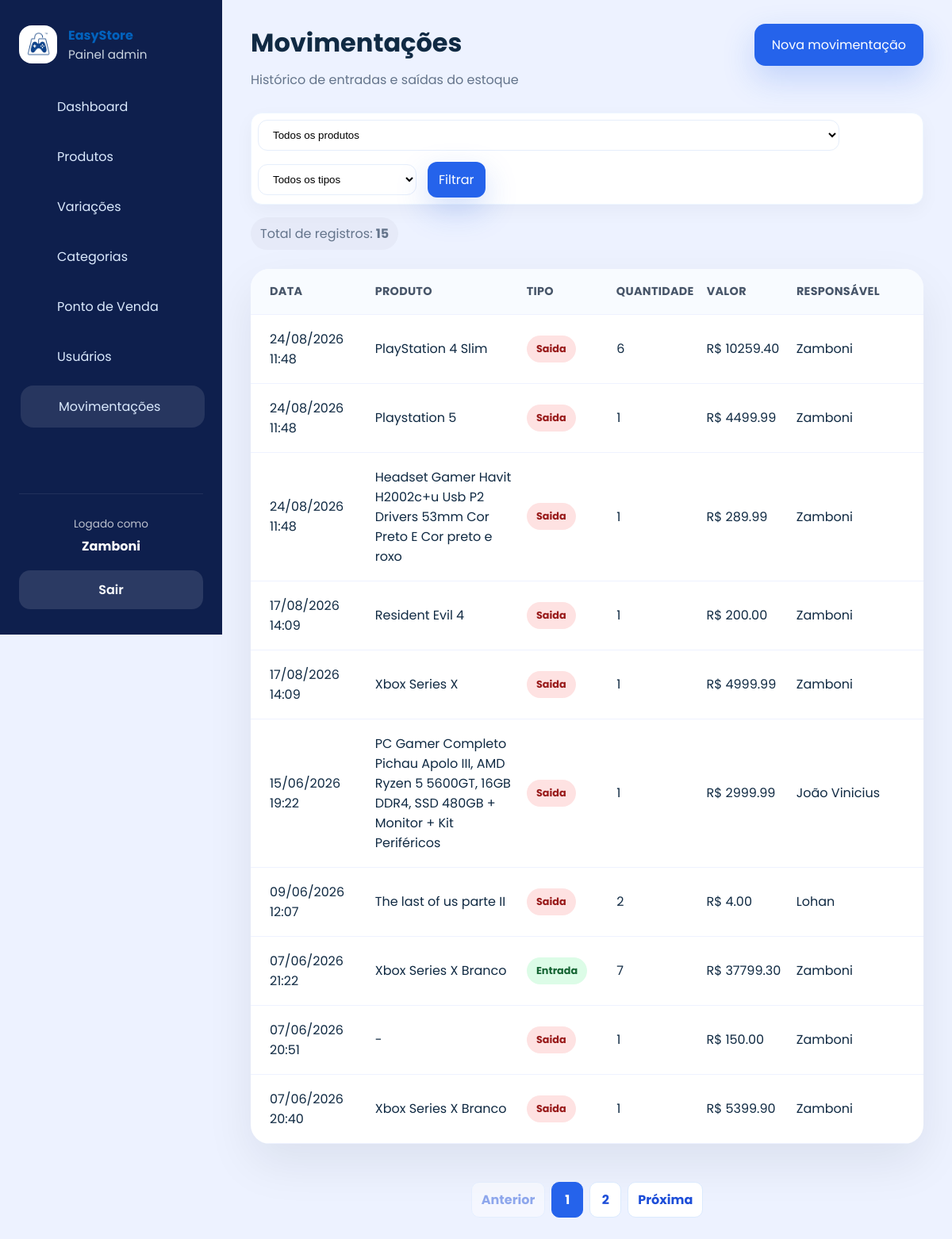
The page /movimentacoes/ (signed in) on the database as committed earlier.
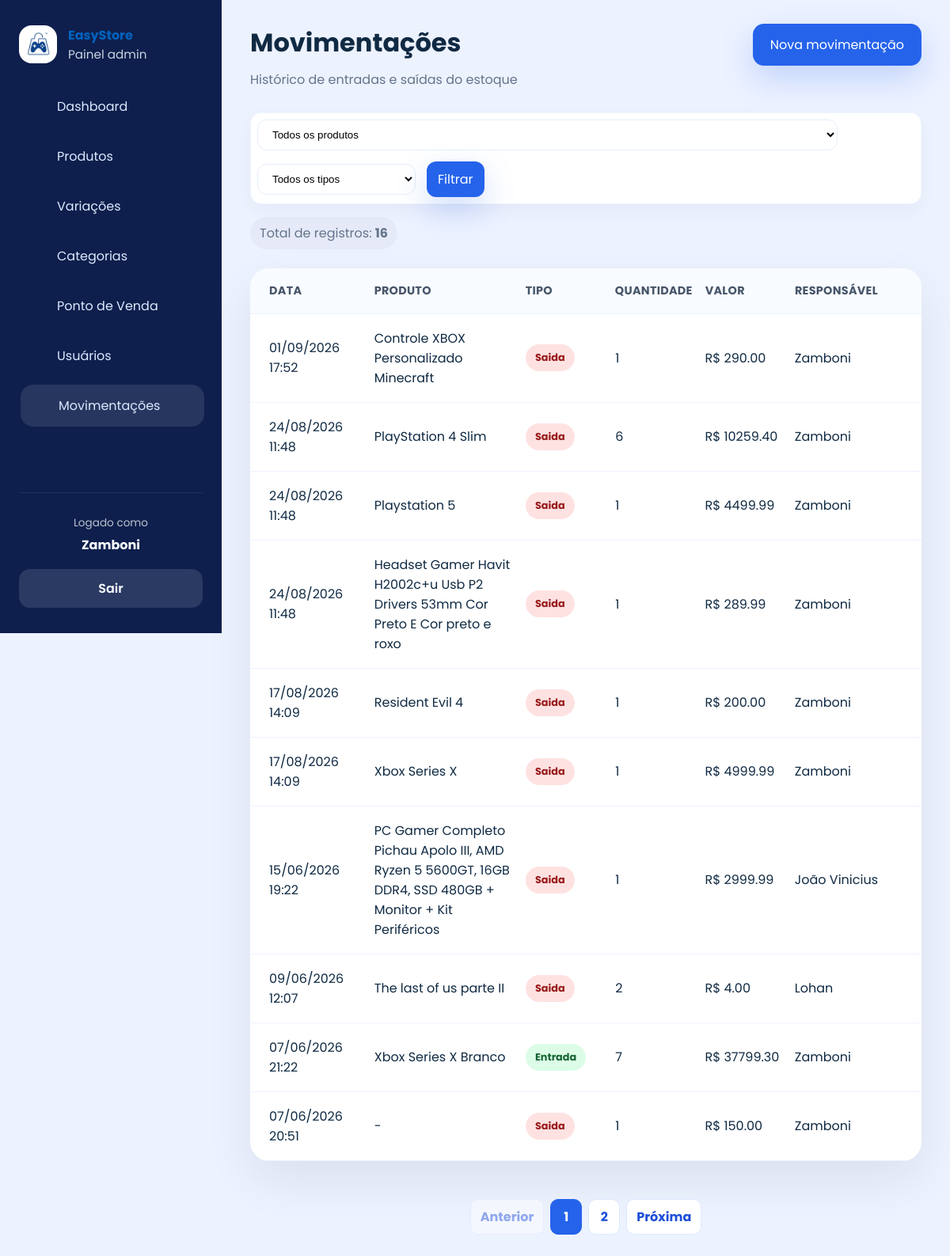
The same page on the database as committed later.
### app/models/usuario.py (models this page shows)
class Usuario(Base):
    __tablename__ = "usuarios"
    id = Column(Integer, primary_key=True, autoincrement=True)
    nome = Column(String(167), nullable=False)
    email = Column(String(167), unique=True, index=True, nullable=False)
    senha_hash = Column(String(255), nullable=False)
    role = Column(String(20), nullable=False, default="operador")
    ativo = Column(Boolean, default=True)
    criado_em = Column(DateTime, server_default=func.now())
    xp_total = Column(Integer, nullable=False, default=0)
    nivel = Column(Integer, nullable=False, default=1)
    moedas_resgate = Column(Integer, nullable=False, default=0)
    cliente_perfil = relationship(
        "Cliente",
        back_populates="usuario",
        uselist=False,
    )

### app/models/movimentacao.py (models this page shows, shortened)
class Movimentacao(Base):
    __tablename__ = "movimentacoes"
    id = Column(Integer, primary_key=True, autoincrement=True, index=True)
    tipo = Column(Enum(Tipo_de_movimentacao), nullable=False)
    quantidade = Column(Integer, nullable=False)
    preco_unitario = Column(Float, nullable=False, default=0.0)
    observacao = Column(String(255), nullable=True)
    criando_em = Column(DateTime, server_default=func.now())
    produto_id = Column(Integer, ForeignKey("produtos.id", ondelete="CASCADE"), nullable=False)
    usuario_id = Column(Integer, ForeignKey("usuarios.id", ondelete="SET NULL"), nullable=False)
    produto = relationship(
        "Produto",
        backref=backref("movimentacoes", cascade="all, delete-orphan", passive_deletes=True),
    )
    usuario = relationship("Usuario", backref="movimentacoes")

### app/models/produto.py (models this page shows, shortened)
class Produto(Base):
    __tablename__ = "produtos"
    id = Column(Integer, primary_key=True, autoincrement=True, index=True)
    nome = Column(String(167), nullable=False, index=True)
    preco = Column(Float, nullable=False, default=0.0)
    plataforma = Column(String(100), nullable=False)
    descricao = Column(String(255), nullable=True)
    estoque_atual = Column(Integer, nullable=False, default=0)
    estoque_minimo = Column(Integer, nullable=False, default=5)
    ativo = Column(Boolean, default=True)
    imagem_path = Column(String(255), nullable=True)
    categoria_id = Column(Integer, ForeignKey("categorias.id", ondelete="SET NULL"), nullable=True)
    categoria = relationship("Categoria", back_populates="produtos")
    variacoes = relationship("ProdutoVariacao", back_populates="produto", cascade="all, delete-orphan")

### app/controllers/movimentacao_controller.py (the view)
@router.get("/")
def listar_movimentacoes(
    request: Request,
    produto_id: int = 0,
    tipo: str = "",
    pagina: int = 1,
    por_pagina: int = 10,
    db: Session = Depends(get_db),
    usuario=Depends(get_admin),
):
    query = db.query(Movimentacao).order_by(Movimentacao.criando_em.desc())
    if produto_id:
        query = query.filter(Movimentacao.produto_id == produto_id)
    if tipo in {item.value for item in Tipo_de_movimentacao}:
        query = query.filter(Movimentacao.tipo == Tipo_de_movimentacao(tipo))
    total_movimentacoes = query.count()
    por_pagina = min(max(por_pagina, 1), 10)
    total_paginas = math.ceil(total_movimentacoes / por_pagina) if total_movimentacoes else 1
    pagina = min(max(pagina, 1), total_paginas)
    movimentacoes = query.offset((pagina - 1) * por_pagina).limit(por_pagina).all()
    produtos = db.query(Produto).filter(Produto.ativo == True).order_by(Produto.nome).all()
    return templates.TemplateResponse(
        request,
        "admin/movimentacoes.html",
        {
            "request": request,
            "usuario": usuario,
            "movimentacoes": movimentacoes,
            "produtos": produtos,
            "produto_id": produto_id,
            "tipo": tipo,
            "pagina": pagina,
            "por_pagina": por_pagina,
            "total_paginas": total_paginas,
            "total_movimentacoes": total_movimentacoes,
            "page_title": "Movimentações",
            "page_subtitle": "Histórico de entradas e saídas do estoque",
            "css_path": "css/movimentacoes.css",
            "active": "movimentacoes",
            "extra_button": {"href": "/movimentacoes/nova", "label": "Nova movimentação"},
        },
    )

### app/templates/admin/movimentacoes.html (shortened to what this page needs)
{% extends "admin/base.html" %}
{% block content %}
<div class="page-actions">
  <form class="search-bar" action="/movimentacoes" method="get">
    <select name="produto_id">
      <option value="0">Todos os produtos</option>
    </select>
    <select name="tipo">
      <option value="">Todos os tipos</option>
    </select>
    <button type="submit" class="btn btn-primary">Filtrar</button>
  </form>
  <span class="detail-pill">Total de registros: <strong>{{ total_movimentacoes }}</strong></span>
</div>
<div class="table-card movements-table">
  <div class="table-row header">
    <div>Data</div>
    <div>Produto</div>
    <div>Tipo</div>
    <div>Quantidade</div>
    <div>Valor</div>
    <div>Responsável</div>
  </div>
  {% for movimento in movimentacoes %}
  <div class="table-row">
    <div>{{ movimento.criando_em.strftime('%d/%m/%Y %H:%M') if movimento.criando_em else '-' }}</div>
    <div>
      <a href="/movimentacoes/produto/{{ movimento.produto_id }}">{{ movimento.produto.nome if movimento.produto else '-' }}</a>
    </div>
    <div><span class="status-badge {{ movimento.tipo.value }}">{{ movimento.tipo.value|capitalize }}</span></div>
    <div>{{ movimento.quantidade }}</div>
    <div>R$ {{ "%.2f"|format(movimento.valor_total) }}</div>
    <div>{{ movimento.usuario.nome if movimento.usuario else '-' }}</div>
  </div>
  {% else %}
  <div class="empty-state">Nenhuma movimentação encontrada.</div>
  {% endfor %}
</div>
<nav class="pagination" aria-label="Paginação de movimentações">
  <a class="pagination-link {% if pagina == 1 %}disabled{% endif %}" href="/movimentacoes?produto_id={{ produto_id }}&tipo={{ tipo }}&por_pagina={{ por_pagina }}&pagina={{ pagina - 1 }}">Anterior</a>
  {% for numero in range(1, total_paginas + 1) %}
  <a class="pagination-link {% if numero == pagina %}active{% endif %}" href="/movimentacoes?produto_id={{ produto_id }}&tipo={{ tipo }}&por_pagina={{ por_pagina }}&pagina={{ numero }}">{{ numero }}</a>
  {% endfor %}
  <a class="pagination-link {% if pagina == total_paginas %}disabled{% endif %}" href="/movimentacoes?produto_id={{ produto_id }}&tipo={{ tipo }}&por_pagina={{ por_pagina }}&pagina={{ pagina + 1 }}">Próxima</a>
</nav>
{% endblock %}

### app/templates/admin/base.html (shortened to what this page needs)
<!DOCTYPE html>
<html lang="pt-br">
<head>
  <link rel="stylesheet" href="{{ request.url_for('static', path='css/admin.css') }}?v=5">
  {% if css_path and css_path != 'css/admin.css' %}
  <link rel="stylesheet" href="{{ request.url_for('static', path=css_path) }}?v=6">
  {% endif %}
</head>
<body>
  <div class="admin-layout">
    <aside class="sidebar">
      <div class="brand-block">
        <img src="{{ request.url_for('static', path='img/logo.png') }}" alt="EasyStore" class="brand-logo">
        <div>
          <strong>EasyStore</strong>
          <span>Painel admin</span>
        </div>
      </div>
      {% if usuario %}
        {% if usuario is mapping %}
          {% set role = usuario.get('role') %}
          {% set logged_name = usuario.get('nome', usuario.get('sub', 'Usuário')) %}
        {% else %}
          {% set role = usuario.role %}
          {% set logged_name = usuario.nome if usuario.nome else 'Usuário' %}
        {% endif %}
      {% else %}
        {% set role = None %}
        {% set logged_name = 'Usuário' %}
      {% endif %}
      <nav class="sidebar-nav">
        {% if role == 'admin' %}
        <a href="/admin" class="{% if active == 'home' %}active{% endif %}">Dashboard</a>
        <a href="/produtos" class="{% if active == 'produtos' %}active{% endif %}">Produtos</a>
        <a href="/produtos/variacoes" class="{% if active == 'variacoes' %}active{% endif %}">Variações</a>
        <a href="/categorias" class="{% if active == 'categorias' %}active{% endif %}">Categorias</a>
        <a href="/admin/pos" class="{% if active == 'pos' %}active{% endif %}">Ponto de Venda</a>
        <a href="/usuarios" class="{% if active == 'usuarios' %}active{% endif %}">Usuários</a>
        <a href="/movimentacoes" class="{% if active == 'movimentacoes' %}active{% endif %}">Movimentações</a>
        {% elif role == 'operador' %}
        <a href="/pdv" class="{% if active == 'pos' %}active{% endif %}"><span></span>Ponto de Venda</a>
        {% endif %}
      </nav>
      <div class="sidebar-footer">
        <div class="profile-card">
          <span>Logado como</span>
          <strong>{{ logged_name }}</strong>
        </div>
        <a href="/auth/logout" class="logout-btn">Sair</a>
      </div>
    </aside>
    <main class="admin-content">
      <header class="topbar">
        <div>
          <h1>{{ page_title }}</h1>
          {% if page_subtitle %}
          <p class="subtitle">{{ page_subtitle }}</p>
          {% endif %}
        </div>
        {% if extra_button %}
        <a href="{{ extra_button.href }}" class="btn btn-primary">{{ extra_button.label }}</a>
        {% endif %}
      </header>
      <section class="page-body">
        {% block content %}{% endblock %}
      </section>
    </main>
  </div>
</body>
</html>

### app/static/css/movimentacoes.css (style rules this page uses)
.movements-table .table-row { grid-template-columns: 1.2fr 1.8fr 1fr 1fr 1fr 1.4fr; }

Rows that differ between the two databases and show on the page:
no longer on this page (row unchanged): Movimentacao: criando_em "07/06/2026 20:40", produto "Xbox Series X Branco", tipo.value "Saida", quantidade "1", valor_total "5399.90", usuario "Zamboni"
added Movimentacao: criando_em "01/09/2026 17:52", produto "Controle XBOX Personalizado Minecraft", tipo.value "Saida", quantidade "1", valor_total "290.00", usuario "Zamboni"
Other text that changed with them:
{{ total_movimentacoes }}: "15" → "16"
